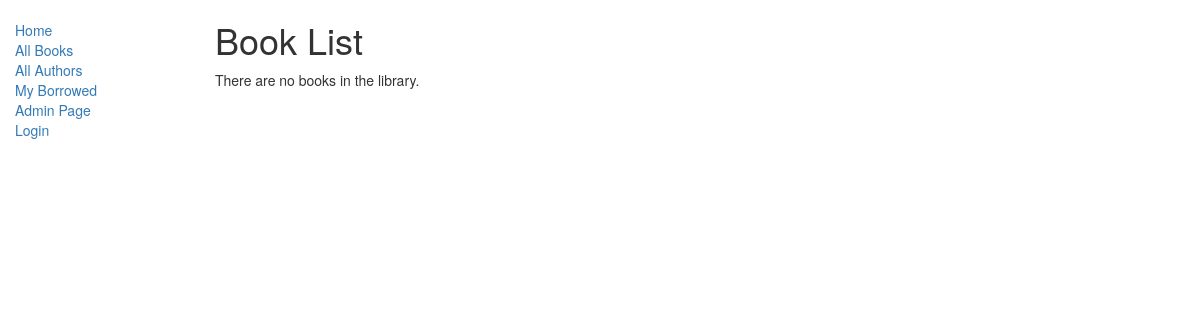
/catalog/books/, run on an earlier commit of the app's database.
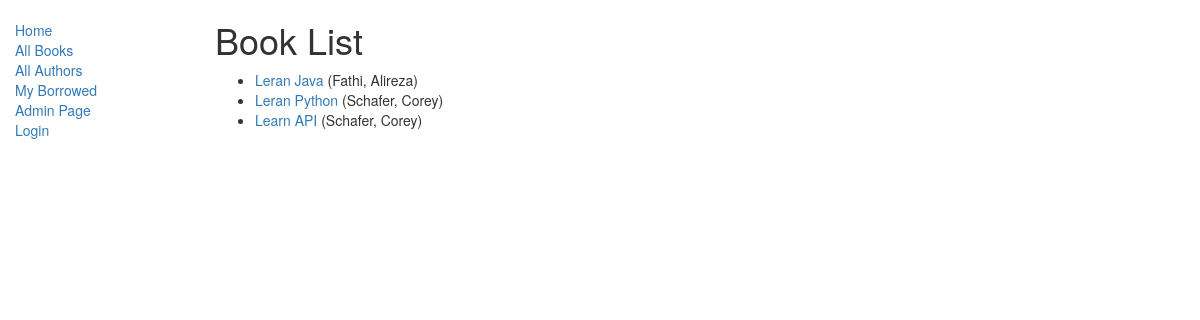
And on a later commit of the database.
### catalog/models.py (models this page shows, shortened)
class Book(models.Model):
    title = models.CharField(max_length=200)
    author = models.ForeignKey('Author', on_delete=models.SET_NULL, null=True)
    summary = models.TextField(max_length=1000, help_text="Enter a brief description of the book")
    isbn = models.CharField('ISBN',max_length=13, help_text='13 Character <a href="https://www.isbn-international.org/content/what-isbn">ISBN number</a>')
    genre = models.ManyToManyField(Genre, help_text="Select a genre for this book")
    def get_absolute_url(self):
        return reverse('catalog:book-detail', args=[str(self.id)])
    def display_genre(self):
        """
        Creates a string for the Genre. This is required to display genre in Admin.
        """
        return ', '.join([ genre.name for genre in self.genre.all()[:3] ])
    display_genre.short_description = 'Genre'

class Author(models.Model):
    first_name = models.CharField(max_length=100)
    last_name = models.CharField(max_length=100)
    date_of_birth = models.DateField(null=True, blank=True)
    date_of_death = models.DateField('Died', null=True, blank=True)
    def __str__(self):
        return '%s, %s' % (self.last_name, self.first_name)

### catalog/views.py (the view)
# urls.py: path('books/', views.BookListView.as_view(), name = 'books'),
class BookListView(generic.ListView):
    model = models.Book
    template_name = 'catalog/book_list.html'

### catalog/templates/catalog/book_list.html
{% extends "catalog/base_generic.html" %}
{% block content %}
    <h1>Book List</h1>
    {% if book_list %}
    <ul>
      {% for book in book_list %}
      <li>
        <a href="{{ book.get_absolute_url }}">{{ book.title }}</a> ({{book.author}})
      </li>
      {% endfor %}
    </ul>
    {% else %}
      <p>There are no books in the library.</p>
    {% endif %}
{% endblock %}

What changed in the data, as far as the page shows it:
added Book: title "Leran Java", author "Fathi, Alireza"
added Book: title "Leran Python", author "Schafer, Corey"
added Book: title "Learn API", author "Schafer, Corey"
Also different on the page:
text no longer shown: "There are no books in the library."
